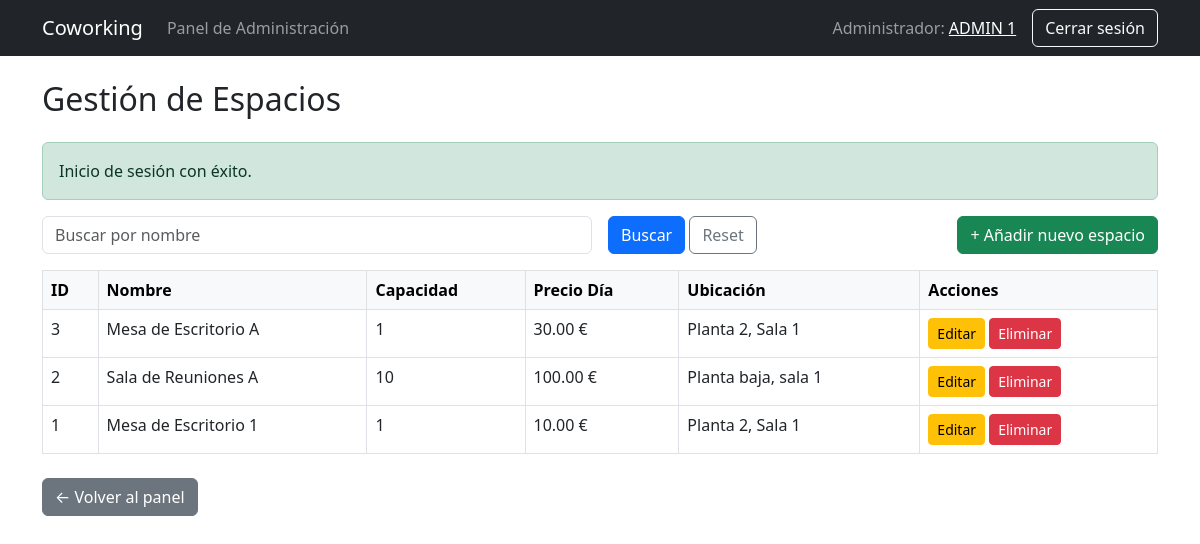
Page /coworking/public/index.php?c=adminespacios&a=index (signed in) on the committed database.
### tables this page shows
CREATE TABLE `espacios` (
  `id` int(11) NOT NULL,
  `nombre` varchar(100) NOT NULL,
  `descripcion` text NOT NULL,
  `capacidad` int(11) NOT NULL,
  `precio_dia` decimal(10,2) NOT NULL,
  `ubicacion` varchar(255) DEFAULT NULL,
  `disponible` tinyint(1) DEFAULT 1
);

### coworking/controllers/AdminEspaciosController.php (called while the page is built, shortened)
<?php
require_once __DIR__ . '/../models/Espacio.php';
class AdminEspaciosController {
    public function index() {
        global $pdo;
        $busqueda = $_GET['busqueda'] ?? '';
        $pagina = isset($_GET['pagina']) ? max(1, intval($_GET['pagina'])) : 1;
        $por_pagina = 10;
        $espacioModel = new Espacio($pdo);
        $espacios = $espacioModel->buscarConFiltro($busqueda, $pagina, $por_pagina);
        require_once __DIR__ . '/../views/admin/espacios/index.php';
    }
}

### coworking/public/index.php (called while the page is built, shortened)
<?php
require_once '../helpers/functions.php';
require_once '../router.php';

### coworking/models/Espacio.php (called while the page is built, shortened)
<?php
class Espacio {
    private $db;
    public function __construct($pdo) {
        $this->db = $pdo;
    }
    public function buscarConFiltro($busqueda, $pagina, $por_pagina) {
        $offset = ($pagina - 1) * $por_pagina;
        $sql = "SELECT * FROM espacios WHERE nombre LIKE ? ORDER BY id DESC LIMIT $por_pagina OFFSET $offset";
        $stmt = $this->db->prepare($sql);
        $stmt->execute(['%' . $busqueda . '%']);
        return $stmt->fetchAll(PDO::FETCH_ASSOC);
    }
}

### coworking/views/admin/espacios/index.php (the view, shortened to what this page needs)
<?php require_once __DIR__ . '/../../partials/navbar.php'; ?>
<!DOCTYPE html>
<html lang="es">
<head>
    <link href="https://cdn.jsdelivr.net/npm/bootstrap@5.3.0/dist/css/bootstrap.min.css" rel="stylesheet">
</head>
<body>
<div class="container mt-4">
    <h2 class="mb-4">Gestión de Espacios</h2>
    <?php if (isset($_SESSION['success'])): mostrarMensaje('success', $_SESSION['success']); unset($_SESSION['success']); endif; ?>
    <form method="GET" class="row g-3 mb-3">
        <div class="col-md-6">
            <input type="text" name="busqueda" class="form-control" placeholder="Buscar por nombre" value="<?= htmlspecialchars($_GET['busqueda'] ?? '') ?>">
        </div>
        <div class="col-md-3">
            <button type="submit" class="btn btn-primary">Buscar</button>
            <a href="?c=adminEspacios&a=index" class="btn btn-outline-secondary">Reset</a>
        </div>
        <div class="col-md-3 text-end">
            <a href="?c=adminEspacios&a=crear" class="btn btn-success">+ Añadir nuevo espacio</a>
        </div>
    </form>
    <table class="table table-bordered table-hover">
        <thead class="table-light">
            <tr>
                <th>ID</th>
                <th>Nombre</th>
                <th>Capacidad</th>
                <th>Precio Día</th>
                <th>Ubicación</th>
                <th>Acciones</th>
            </tr>
        </thead>
        <tbody>
            <?php foreach ($espacios as $e): ?>
                <tr>
                    <td><?= $e['id'] ?></td>
                    <td><?= htmlspecialchars($e['nombre']) ?></td>
                    <td><?= $e['capacidad'] ?></td>
                    <td><?= number_format($e['precio_dia'], 2) ?> €</td>
                    <td><?= htmlspecialchars($e['ubicacion']) ?></td>
                    <td>
                        <a href="?c=adminEspacios&a=editar&id=<?= $e['id'] ?>" class="btn btn-sm btn-warning">Editar</a>
                        <a href="?c=adminEspacios&a=eliminar&id=<?= $e['id'] ?>" class="btn btn-sm btn-danger" onclick="return confirm('¿Eliminar este espacio?')">Eliminar</a>
                    </td>
                </tr>
            <?php endforeach ?>
        </tbody>
    </table>
    <div class="mt-4">
        <a href="?c=admin&a=index" class="btn btn-secondary">← Volver al panel</a>
    </div>
</div>
</body>
</html>

### rows in the picture
espacios: id "3", nombre "Mesa de Escritorio A", capacidad "1", precio_dia "30.00", ubicacion "Planta 2, Sala 1"
espacios: id "2", nombre "Sala de Reuniones A", capacidad "10", precio_dia "100.00", ubicacion "Planta baja, sala 1"
espacios: id "1", nombre "Mesa de Escritorio 1", capacidad "1", precio_dia "10.00", ubicacion "Planta 2, Sala 1"

### other values in the picture
$_SESSION['usuario']['nombre_completo'] "ADMIN 1"
$mensaje "Inicio de sesión con éxito."
